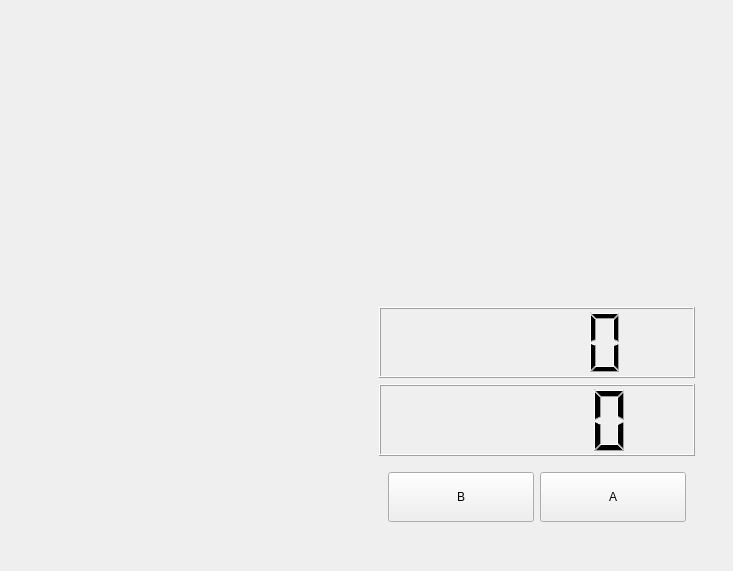
<?xml version="1.0" encoding="UTF-8"?>
<ui version="4.0">
 <class>Form</class>
 <widget class="QWidget" name="Form">
  <property name="geometry">
   <rect>
    <x>0</x>
    <y>0</y>
    <width>733</width>
    <height>571</height>
   </rect>
  </property>
  <property name="windowTitle">
   <string>Form</string>
  </property>
  <layout class="QGridLayout" name="gridLayout">
   <item row="0" column="0">
    <widget class="QWidget" name="widget_3" native="true">
     <layout class="QVBoxLayout" name="verticalLayout_2">
      <item>
       <widget class="QWidget" name="widget_5" native="true">
        <layout class="QHBoxLayout" name="horizontalLayout_3">
         <item>
          <widget class="QWidget" name="water_level" native="true"/>
         </item>
         <item>
          <widget class="QWidget" name="water_turb" native="true"/>
         </item>
        </layout>
       </widget>
      </item>
      <item>
       <widget class="QWidget" name="widget_4" native="true">
        <layout class="QHBoxLayout" name="horizontalLayout_2">
         <item>
          <widget class="QWidget" name="both" native="true"/>
         </item>
         <item>
          <widget class="QWidget" name="widget" native="true">
           <layout class="QVBoxLayout" name="verticalLayout">
            <item>
             <widget class="QLCDNumber" name="water_display"/>
            </item>
            <item>
             <widget class="QLCDNumber" name="turb_display"/>
            </item>
            <item>
             <widget class="QWidget" name="widget_2" native="true">
              <layout class="QHBoxLayout" name="horizontalLayout">
               <item>
                <widget class="QPushButton" name="B_btn">
                 <property name="minimumSize">
                  <size>
                   <width>0</width>
                   <height>50</height>
                  </size>
                 </property>
                 <property name="text">
                  <string>B</string>
                 </property>
                </widget>
               </item>
               <item>
                <widget class="QPushButton" name="A_btn">
                 <property name="minimumSize">
                  <size>
                   <width>0</width>
                   <height>50</height>
                  </size>
                 </property>
                 <property name="text">
                  <string>A</string>
                 </property>
                </widget>
               </item>
              </layout>
             </widget>
            </item>
           </layout>
          </widget>
         </item>
        </layout>
       </widget>
      </item>
     </layout>
    </widget>
   </item>
  </layout>
 </widget>
 <resources/>
 <connections/>
</ui>
